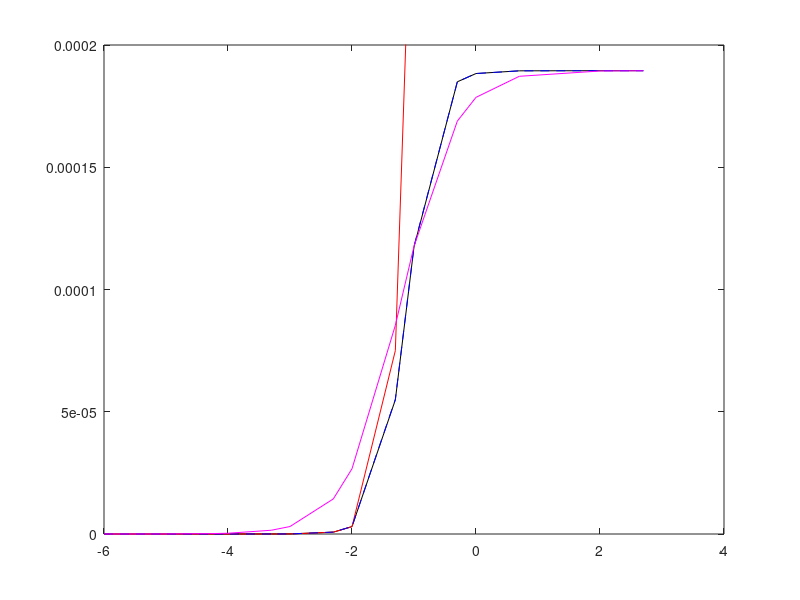
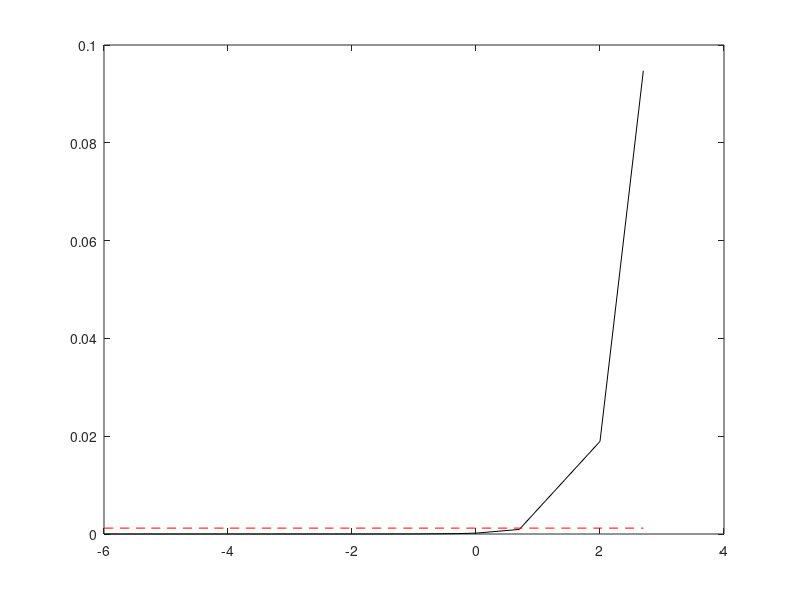

MATLAB code for these plots, in order:
% Compare my equations with Kiorboe & Hirst

clear all
close all

L_l = 10^((log10(200)+log10(2000))/2);
L_L = 10^((log10(2000)+log10(20000))/2);
L_2 = 2000;

M_l = 0.01 * (0.1*L_l)^3;
M_L = 0.01 * (0.1*L_L)^3;
M_2 = 0.01 * (0.1*L_2)^3;

% Kiorboe & Hirst
% T=15C
temp=15;

%Max ingestion
Imaxl = exp(0.063*(temp-15.0)) .* 2.5 .* M_l^(-0.51) .* 24e-3;
ImaxL = exp(0.063*(temp-15.0)) .* 2.5 .* M_L^(-0.51) .* 24e-3;
Imax2 = exp(0.063*(temp-15.0)) .* 2.5 .* M_2^(-0.51) .* 24e-3;

%Max clearance rate/search volume
Fmaxl = exp(0.063*(temp-15.0)) .* 1.74e3 .* M_l^(-0.24) .* (24e-3/9);
FmaxL = exp(0.063*(temp-15.0)) .* 1.74e3 .* M_L^(-0.24) .* (24e-3/9);
Fmax2 = exp(0.063*(temp-15.0)) .* 1.74e3 .* M_2^(-0.24) .* (24e-3/9);

%Respiration
respl = 0.1*Imaxl;
respL = 0.1*ImaxL;
resp2 = 0.1*Imax2;

%% Higher predator consump
prey = [1e-6;5e-6;1e-5;5e-5;1e-4;5e-4;1e-3;5e-3;1e-2;5e-2;1e-1;5e-1;1;5;1e2;5e2];
A = 1.74e3 .* M_2^(-0.24) .* (24e-3/9);
cmax = 2.5 .* M_2^(-0.51) .* 24e-3;
enc = A .* 0.1 .* prey.^2;
con = exp(0.063*(temp-15.0)) .* (cmax .* A .* 0.1 .* prey.^2) ...
    ./ (cmax + A .* 0.1 .* prey.^2);

%approximate consumption
ntcon = (cmax .* A .* 0.1 .* prey.^2) ./ (cmax + A .* 0.1 .* prey.^2);
acon = ntcon ./ prey.^2;
acon2 = exp(0.063*(temp-15.0)) .* 0.03 .* prey.^2; 
k = 6.1e-3;
con3 = exp(0.063*(temp-15.0)) .* (cmax .* prey.^2) ./ (k + prey.^2);
con4 = exp(0.063*(temp-15.0)) .* (cmax .* prey) ./ (k*10 + prey);

figure(1)
plot(log10(prey),con,'k'); hold on;
plot(log10(prey),acon2,'r'); hold on;
plot(log10(prey),con3,'--b'); hold on;
plot(log10(prey),con4,'m'); hold on;
ylim([0 2e-4])

%% In code
Khp = 6.1e-2;
nmort = cmax .* prey ./ (Khp + prey);
nmortB = nmort .* prey;
Nat_mrt = (0.44 / 365) * ones(size(prey));

figure(2)
plot(log10(prey),nmortB,'k'); hold on;
plot(log10(prey),Nat_mrt,'--r'); hold on;

